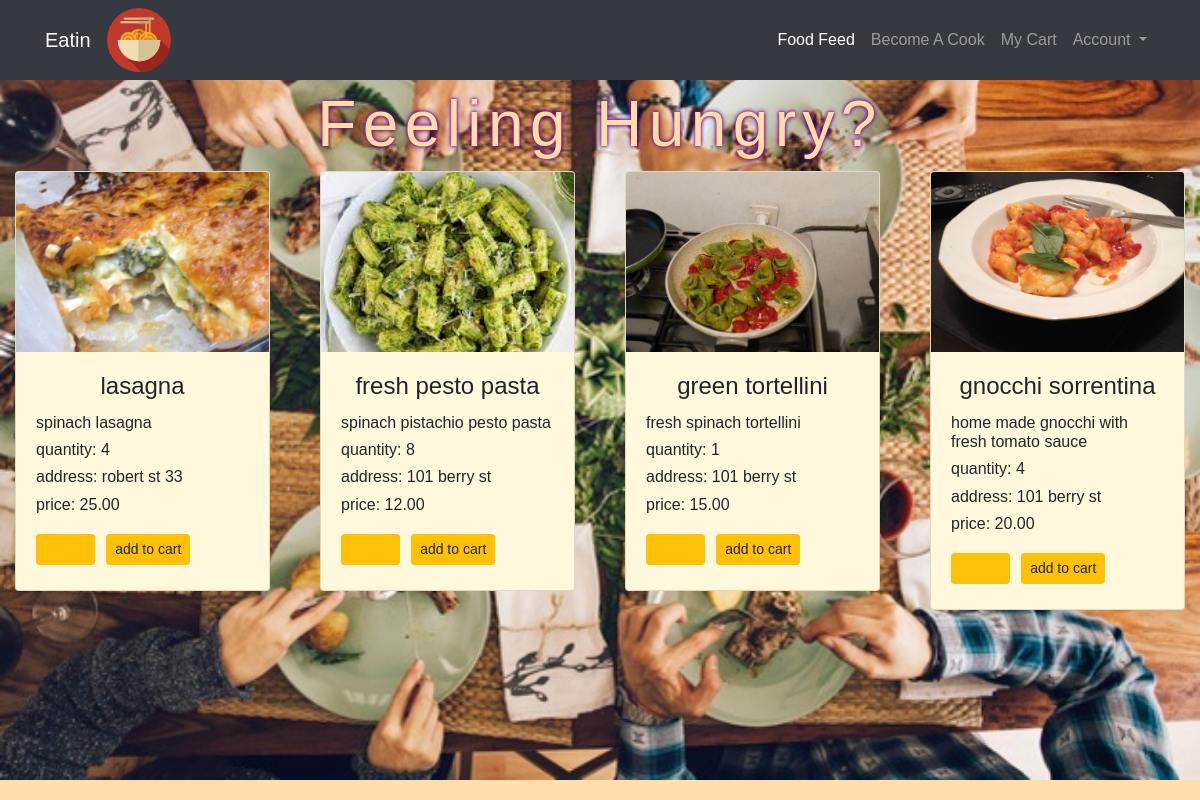
Page /feed/ on the earlier database version.
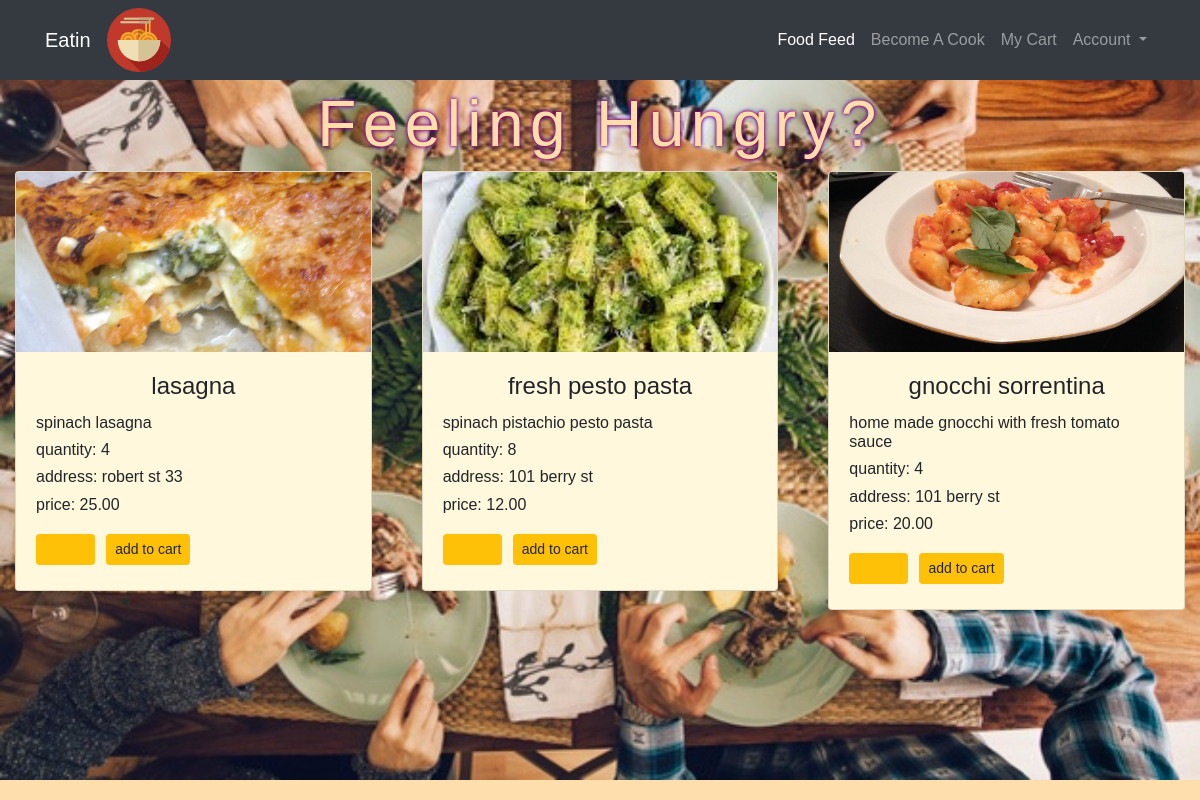
Same page on the later database version.
### cook/models.py (models this page shows)
class Food(models.Model):
    user = models.ForeignKey(User,
    on_delete = models.CASCADE
    )
    title = models.CharField(max_length=20,null=True)
    description = models.CharField(max_length=100)
    price = models.DecimalField(max_digits=4, decimal_places=2,blank=False,null=False)
    created_at = models.DateTimeField(auto_now_add=True)
    updated_at = models.DateTimeField(auto_now=True)
    quantity = models.IntegerField(blank=False,null=False)
    image = models.ImageField(upload_to = 'images/',default=None,blank=True)
    category = models.CharField(
        max_length=50,
        default='OTHER',
        null=False,
        choices=  [
            ('ITALIAN', 'Italian'),
            ('DESERT', 'Desert'),
            ('BEVERAGES', 'Beverages'),
            ('THAI', 'Thai'),
            ('SUSHI', 'Sushi'),
            ('INADIAN', 'Indian'),
            ('MEDITERRANEAN','Mediterranean'),
            ('CHINESE','Chinese'),
            ('AMERICAN','American'),
            ('VIETNAMESE','Vietnamese'),
            ('GLUTEN-FREE','Gluten-Free'),
            ('VEGAN','Vegan'),
            ('SALAD','Salad'),
            ('ASIAN','Asian'),
            ('SOUP','Soup'),
            ('GREEK','Greek'),
            ('JAPANESE','Japanese'),
            ('HOME-COOKING','Home-Cooking'),
            ('OTHER','Other')
            ]
    )

### accounts/models.py (models this page shows)
class Profile(models.Model):
    user = models.OneToOneField(User,
    on_delete = models.CASCADE,
    primary_key=True,
    )
    address = models.CharField(max_length=80,default=None,null=True)
    Type = models.CharField(
        max_length=10,
        default='EATER',
        null=False,
        choices=  [
            ('COOK', 'Cook'),
            ('EATER', 'Eater'),
            ('BOTH', 'Both'),
            ]
    )

### feed/views.py (the view)
# urls.py: path('', views.display_feed, name='display_feed'),
def display_feed(request):
    if request.method == 'GET' or request.method == 'POST':
        foods = Food.objects.filter(quantity__gt=0)
        for food in foods:
            print(food.quantity)
        foods_desc = foods.order_by('-created_at')
        return render(request,'feed/index.html',{'all_foods':foods_desc})

### feed/templates/feed/index.html (shortened to what this page needs)
{% extends 'base.html' %}
{% load static %}
{% block content %}
<link rel="stylesheet" type="text/css" href="{% static 'feed/style.css' %}">
<div class="bg-img">
  <h1 class="container feed_title">Feeling Hungry?<h1>
      <div class="card-columns d-flex">
        {% for food in all_foods %}
        <div class="container-fluid">
          <div class="row">
            <div class="col-md d-flex">
              <div class="card">
                <div class="img-square-wrapper">
                  <img class="card-img-top" src="http://127.0.0.1:8000/media/{{food.image}}" alt="{{food.title}}">
                  <div class="card-body text-center">
                    <h4 class="card-title">{{food.title}}</h4>
                    <h6 class="card-text text-left">{{food.description}}</h6>
                    <h6 class="card-text text-left">quantity: {{food.quantity}}</h6>
                    <h6 class="card-text text-left">address: {{food.user.profile.address}}</h6>
                    <h6 class="card-text text-left">price: {{food.price}}</h6>
                    <div class="card-text text-left">
                      <form action="{% url 'add_to_cart' %}" method="POST">
                        <input type="number" class="btn btn-warning btn-sm" name="quantity" min="1" max="{{food.quantity}}">
                        <input type="submit" class="btn btn-warning btn-sm" value="add to cart">
                      </form>
                    </div>
                  </div>
                </div>
              </div>
            </div>
          </div>
        </div>
        {% endfor %}
        {% endblock %}

Differences in the rows shown:
no longer on this page (row edited): Food: image (picture), title "green tortellini", description "fresh spinach tortellini", quantity "1", user.profile.address "101 berry st", price "15.00"
